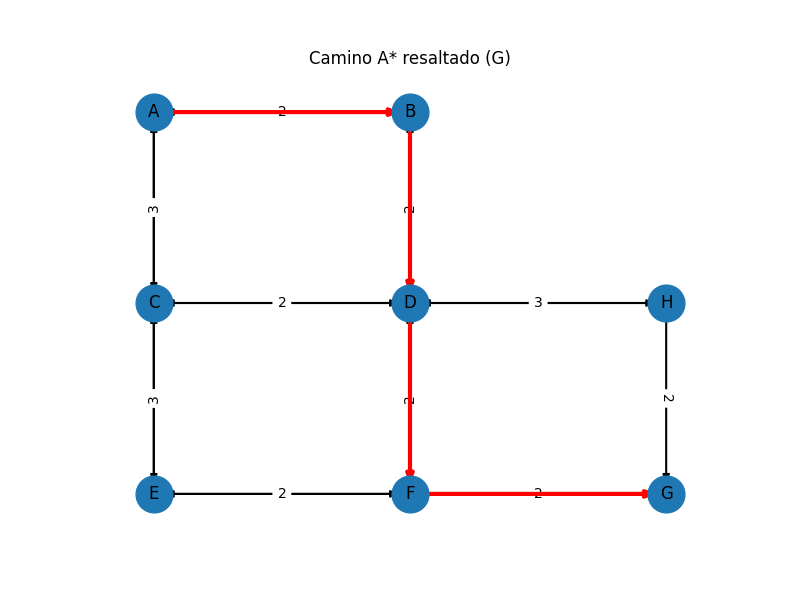

Write the Python code that produced this figure.
"""
Starter: Greedy Best-First & A*, usando listas para OPEN
Objetivo: implementar y probar los algoritmos sobre un grafo ya definido (G, POS).
Se eliminó la segunda parte con adjacency_matrix/example_graph; todo usa el grafo inicial.
"""

from typing import Dict, List, Tuple, Any, Callable, Optional
import math

# ---------------------------------------------------------------------------
# Tipos
# ---------------------------------------------------------------------------
Graph = Dict[Any, List[Tuple[Any, float]]]
Heuristic = Callable[[Any, Any], float]


# ---------------------------------------------------------------------------
# Greedy Best-First (f = h)
# ---------------------------------------------------------------------------

def argmin_index(lst: List[Any], key: Callable[[Any], float]) -> int:
    """Índice del mínimo según 'key' (argmin lineal)."""
    return min(range(len(lst)), key=lambda i: key(lst[i]))

def greedy_best_first(graph: Graph, start: Any, goal: Any, h: Heuristic) -> Tuple[Dict[Any, Any], List[Any]]:
    """
    Devuelve:
      - parent: antecesor inmediato para reconstruir el camino.
      - orden_expansion: lista de nodos en el orden de expansión (cuando salen de OPEN).
    Estrategia:
      - OPEN como lista simple; en cada iteración elegir el n con menor h(n).
      - CLOSED evita reexpansiones.
      - Detener cuando se expande 'goal'.
    """
    parent: Dict[Any, Any] = {start: None}
    orden_expansion: List[Any] = []

    OPEN: List[Any] = [start]
    CLOSED: set = set()

    while OPEN:
        select_index = argmin_index(OPEN, key=lambda n: h(n, goal))
        u = OPEN.pop(select_index)

        if u in CLOSED:
            continue
        orden_expansion.append(u)
        CLOSED.add(u)

        if u == goal:
            break  # alcanzado objetivo

        for v, _ in graph.get(u, []):
            if v not in CLOSED and v not in parent:
                parent[v] = u
                OPEN.append(v)

    return parent, orden_expansion


# ---------------------------------------------------------------------------
# A* (f = g + h)
# ---------------------------------------------------------------------------
def a_star(graph: Graph, start: Any, goal: Any, h: Heuristic) -> Tuple[Dict[Any, float], Dict[Any, Any], List[Any]]:
    """
    Devuelve:
      - g: costos acumulados desde start.
      - parent: antecesores para reconstruir camino óptimo.
      - orden_expansion: nodos expandidos en orden.
    Estrategia:
      - OPEN lista simple; en cada iteración elegir el nodo con menor f = g + h (argmin lineal).
      - CLOSED evita reexpansión (si h consistente, no hay reexpansiones necesarias).
      - Relajación estándar: si new_g < g[v], actualizar g[v], parent[v] y (si corresponde) agregar v a OPEN.
    """
    g: Dict[Any, float] = {start: 0.0}
    parent: Dict[Any, Any] = {start: None}
    orden: List[Any] = []

    OPEN: List[Any] = [start]
    CLOSED: set = set()

    while OPEN:
        select_index = argmin_index(OPEN, key=lambda n: g[n] + h(n, goal))
        u = OPEN.pop(select_index)

        if u in CLOSED:
            continue
        orden.append(u)
        CLOSED.add(u)

        if u == goal:
            break

        for v, w in graph.get(u, []):
            new_g = g[u] + w
            if v not in g or new_g < g[v]:
                g[v] = new_g
                parent[v] = u
                if v not in CLOSED and v not in OPEN:
                    OPEN.append(v)

    return g, parent, orden


# ---------------------------------------------------------------------------
# Reconstrucción de camino
# ---------------------------------------------------------------------------
def reconstruct_path(parent: Dict[Any, Any], start: Any, goal: Any) -> List[Any]:
    """
    Devuelve la lista de nodos desde 'start' hasta 'goal' (incluidos).
    Si no hay camino o falta info en 'parent', devuelve [].
    """
    if goal not in parent:
        return []
    path: List[Any] = []
    cur: Optional[Any] = goal
    while cur is not None:
        path.append(cur)
        cur = parent.get(cur)
    path.reverse()
    return path if path and path[0] == start else []


# ---------------------------------------------------------------------------
# Grafo y heurísticas (ÚNICA fuente de verdad)
# ---------------------------------------------------------------------------
G: Graph = {
    'A': [('B', 2), ('C', 3)],
    'B': [('A', 2), ('D', 2)],
    'C': [('A', 3), ('D', 2), ('E', 3)],
    'D': [('B', 2), ('C', 2), ('F', 2), ('H', 3)],
    'E': [('C', 3), ('F', 2)],
    'F': [('D', 2), ('E', 2), ('G', 2)],
    'H': [('D', 3), ('G', 2)],
    'G': []  # objetivo
}

POS = {
    'A': (0, 4),
    'B': (2, 4),
    'C': (0, 2),
    'D': (2, 2),
    'E': (0, 0),
    'F': (2, 0),
    'H': (4, 2),
    'G': (4, 0)
}

def h_manhattan(n: Any, goal: Any) -> float:
    (x1, y1), (x2, y2) = POS[n], POS[goal]
    return abs(x1 - x2) + abs(y1 - y2)

def h_euclid(n: Any, goal: Any) -> float:
    (x1, y1), (x2, y2) = POS[n], POS[goal]
    return math.hypot(x1 - x2, y1 - y2)


# ---------------------------------------------------------------------------
# (Opcional) Visualización directa desde G y POS con networkx
# ---------------------------------------------------------------------------
try:
    import networkx as nx
    import matplotlib.pyplot as plt

    def dict_graph_to_nx(graph: Graph) -> "nx.DiGraph":
        """Convierte el diccionario de adyacencias en un DiGraph de networkx (dirigido)."""
        H = nx.DiGraph()
        for u, neighs in graph.items():
            H.add_node(u)
            for v, w in neighs:
                H.add_edge(u, v, weight=w)
        return H

    def plot_graph_from_dict(graph: Graph, pos=POS, path_nodes=None, title="Grafo (G)"):
        """Dibuja el grafo, con camino resaltado si se provee path_nodes."""
        H = dict_graph_to_nx(graph)
        plt.figure(figsize=(8, 6))
        nx.draw_networkx_nodes(H, pos, node_size=700)
        nx.draw_networkx_labels(H, pos)
        nx.draw_networkx_edges(H, pos, edge_color="black", arrows=True, width=1.5)
        edge_labels = {(u, v): f"{d.get('weight')}" for u, v, d in H.edges(data=True)}
        nx.draw_networkx_edge_labels(H, pos, edge_labels=edge_labels)

        if path_nodes and len(path_nodes) >= 2:
            path_edges = list(zip(path_nodes[:-1], path_nodes[1:]))
            nx.draw_networkx_edges(H, pos, edgelist=path_edges, edge_color="red", width=3, arrows=True)

        plt.title(title)
        plt.axis("off")
        plt.show()

except Exception as _e: # Si networkx/matplotlib no están disponibles, las funciones de plotting no se cargan.
    pass


# ---------------------------------------------------------------------------
# Ejecución de prueba
# ---------------------------------------------------------------------------
if __name__ == "__main__":
    start, goal = 'A', 'G'
    print("Grafo (nodos, posiciones):", POS)

    print("\n--- GREEDY BEST-FIRST (h = Manhattan) ---")
    parent_gbfs, orden_gbfs = greedy_best_first(G, start, goal, lambda n, g=goal: h_manhattan(n, g))
    print("Orden de expansión:", orden_gbfs)
    print("Camino:", reconstruct_path(parent_gbfs, start, goal))

    print("\n--- A* (h = Manhattan) ---")
    g_scores, parent_astar, orden_astar = a_star(G, start, goal, lambda n, g=goal: h_manhattan(n, g))
    print("Orden de expansión:", orden_astar)
    print("g(n):", g_scores)
    path_astar = reconstruct_path(parent_astar, start, goal)
    print("Camino óptimo A->G:", path_astar)
    if goal in g_scores:
        print("Distancia:", g_scores[goal])

    # Visualización opcional (si networkx/matplotlib están disponibles)
    try:
        plot_graph_from_dict(G, pos=POS, path_nodes=path_astar, title="Camino A* resaltado (G)")
    except NameError:
        pass
